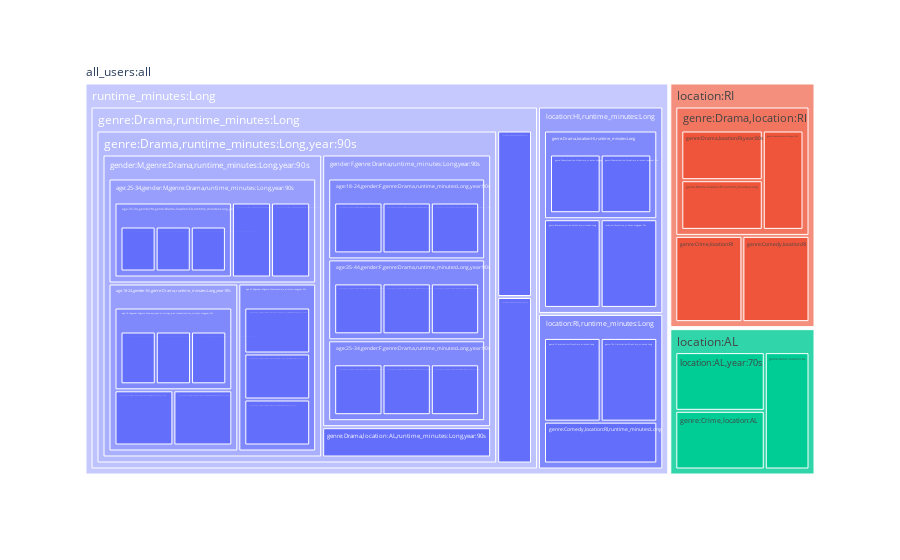

Source (notebook cell):
### Code cell
import plotly.graph_objects as go


def make_treemap_from_range(hs: list[HypothesisRow], start: int, end: int) -> go.Figure:
    df = hs[start].get_parent_child_df()
    for h in hs[start + 1:end]:
        df = add_subroot_to_df(df, h)
    return px.treemap(names=df["child"], parents=df["parent"])


full_hypotheses = HypothesisRow.df_to_list(df)
fig = make_treemap_from_range(full_hypotheses, 0, 20)
fig.show()

### Figure 1 — Plotly figure (JSON) as saved in the notebook; plotly's stock layout.template omitted (floating-point values rounded to 4 significant figures)
{"data": [{"domain": {"x": [0, 1], "y": [0, 1]}, "hovertemplate": "label=%{label}<br>parent=%{parent}<extra></extra>", "labels": ["all_users:all", "runtime_minutes:Long", "location:AL", "location:RI", "location:HI,runtime_minutes:Long", "location:RI,runtime_minutes:Long", "genre:Drama,runtime_minutes:Long", "genre:Drama,runtime_minutes:Long,year:90s", "genre:Drama,location:NE,runtime_minutes:Long", "genre:Drama,location:AL,runtime_minutes:Long", "gender:F,genre:Drama,runtime_minutes:Long,year:90s", "gender:M,genre:Drama,runtime_minutes:Long,year:90s", "genre:Drama,location:AL,runtime_minutes:Long,year:90s", "age:25-34,gender:M,genre:Drama,runtime_minutes:Long,year:90s", "age:35-44,gender:M,genre:Drama,runtime_minutes:Long,year:90s", "age:18-24,gender:M,genre:Drama,runtime_minutes:Long,year:90s", "age:18-24,gender:F,genre:Drama,runtime_minutes:Long,year:90s", "age:35-44,gender:F,genre:Drama,runtime_minutes:Long,year:90s", "age:25-34,gender:F,genre:Drama,runtime_minutes:Long,year:90s", "age:18-24,gender:M,genre:Drama,occupation:other,runtime_minutes:Long,year:90s", "age:18-24,gender:M,genre:Drama,occupation:programmer,runtime_minutes:Long,year:90s", "age:18-24,gender:M,genre:Drama,occupation:college-grad student,runtime_minutes:Long,year:90s", "age:18-24,gender:F,genre:Drama,location:NY,runtime_minutes:Long,year:90s", "age:18-24,gender:F,genre:Drama,occupation:other,runtime_minutes:Long,year:90s", "age:18-24,gender:F,genre:Drama,occupation:college-grad student,runtime_minutes:Long,year:90s", "age:35-44,gender:M,genre:Drama,occupation:executive-managerial,runtime_minutes:Long,year:90s", "age:35-44,gender:M,genre:Drama,occupation:technician-engineer,runtime_minutes:Long,year:90s", "age:35-44,gender:M,genre:Drama,occupation:other,runtime_minutes:Long,year:90s", "age:25-34,gender:M,genre:Drama,location:NY,runtime_minutes:Long,year:90s", "age:25-34,gender:M,genre:Drama,location:CA,runtime_minutes:Long,year:90s", "age:25-34,gender:M,genre:Drama,location:MN,runtime_minutes:Long,year:90s", "age:25-34,gender:M,genre:Drama,location:CA,occupation:technician-engineer,runtime_minutes:Long,year:90s", "age:25-34,gender:M,genre:Drama,location:CA,occupation:programmer,runtime_minutes:Long,year:90s", "age:25-34,gender:M,genre:Drama,location:CA,occupation:executive-managerial,runtime_minutes:Long,year:90s", "age:35-44,gender:F,genre:Drama,location:MN,runtime_minutes:Long,year:90s", "age:35-44,gender:F,genre:Drama,location:CA,runtime_minutes:Long,year:90s", "age:35-44,gender:F,genre:Drama,location:NY,runtime_minutes:Long,year:90s", "age:25-34,gender:F,genre:Drama,location:CA,runtime_minutes:Long,year:90s", "age:25-34,gender:F,genre:Drama,location:IL,runtime_minutes:Long,year:90s", "age:25-34,gender:F,genre:Drama,location:MN,runtime_minutes:Long,year:90s", "age:18-24,gender:M,genre:Drama,location:OH,occupation:college-grad student,runtime_minutes:Long,year:90s", "age:18-24,gender:M,genre:Drama,location:NY,occupation:college-grad student,runtime_minutes:Long,year:90s", "age:18-24,gender:M,genre:Drama,location:CA,occupation:college-grad student,runtime_minutes:Long,year:90s", "location:AL,year:70s", "genre:Crime,location:AL", "genre:Action,location:AL", "genre:Romance,location:HI,runtime_minutes:Long", "genre:Drama,location:HI,runtime_minutes:Long", "location:HI,runtime_minutes:Long,year:70s", "genre:Crime,location:RI,runtime_minutes:Long", "genre:Thriller,location:RI,runtime_minutes:Long", "genre:Comedy,location:RI,runtime_minutes:Long", "genre:Drama,location:HI,runtime_minutes:Long,year:80s", "genre:Drama,location:HI,runtime_minutes:Long,year:90s", "genre:Crime,location:RI", "genre:Comedy,location:RI", "genre:Drama,location:RI", "genre:Drama,location:RI,year:80s", "genre:Drama,location:RI,runtime_minutes:Long", "genre:Drama,location:RI,year:90s"], "name": "", "parents": ["", "all_users:all", "all_users:all", "all_users:all", "runtime_minutes:Long", "runtime_minutes:Long", "runtime_minutes:Long", "genre:Drama,runtime_minutes:Long", "genre:Drama,runtime_minutes:Long", "genre:Drama,runtime_minutes:Long", "genre:Drama,runtime_minutes:Long,year:90s", "genre:Drama,runtime_minutes:Long,year:90s", "genre:Drama,runtime_minutes:Long,year:90s", "gender:M,genre:Drama,runtime_minutes:Long,year:90s", "gender:M,genre:Drama,runtime_minutes:Long,year:90s", "gender:M,genre:Drama,runtime_minutes:Long,year:90s", "gender:F,genre:Drama,runtime_minutes:Long,year:90s", "gender:F,genre:Drama,runtime_minutes:Long,year:90s", "gender:F,genre:Drama,runtime_minutes:Long,year:90s", "age:18-24,gender:M,genre:Drama,runtime_minutes:Long,year:90s", "age:18-24,gender:M,genre:Drama,runtime_minutes:Long,year:90s", "age:18-24,gender:M,genre:Drama,runtime_minutes:Long,year:90s", "age:18-24,gender:F,genre:Drama,runtime_minutes:Long,year:90s", "age:18-24,gender:F,genre:Drama,runtime_minutes:Long,year:90s", "age:18-24,gender:F,genre:Drama,runtime_minutes:Long,year:90s", "age:35-44,gender:M,genre:Drama,runtime_minutes:Long,year:90s", "age:35-44,gender:M,genre:Drama,runtime_minutes:Long,year:90s", "age:35-44,gender:M,genre:Drama,runtime_minutes:Long,year:90s", "age:25-34,gender:M,genre:Drama,runtime_minutes:Long,year:90s", "age:25-34,gender:M,genre:Drama,runtime_minutes:Long,year:90s", "age:25-34,gender:M,genre:Drama,runtime_minutes:Long,year:90s", "age:25-34,gender:M,genre:Drama,location:CA,runtime_minutes:Long,year:90s", "age:25-34,gender:M,genre:Drama,location:CA,runtime_minutes:Long,year:90s", "age:25-34,gender:M,genre:Drama,location:CA,runtime_minutes:Long,year:90s", "age:35-44,gender:F,genre:Drama,runtime_minutes:Long,year:90s", "age:35-44,gender:F,genre:Drama,runtime_minutes:Long,year:90s", "age:35-44,gender:F,genre:Drama,runtime_minutes:Long,year:90s", "age:25-34,gender:F,genre:Drama,runtime_minutes:Long,year:90s", "age:25-34,gender:F,genre:Drama,runtime_minutes:Long,year:90s", "age:25-34,gender:F,genre:Drama,runtime_minutes:Long,year:90s", "age:18-24,gender:M,genre:Drama,occupation:college-grad student,runtime_minutes:Long,year:90s", "age:18-24,gender:M,genre:Drama,occupation:college-grad student,runtime_minutes:Long,year:90s", "age:18-24,gender:M,genre:Drama,occupation:college-grad student,runtime_minutes:Long,year:90s", "location:AL", "location:AL", "location:AL", "location:HI,runtime_minutes:Long", "location:HI,runtime_minutes:Long", "location:HI,runtime_minutes:Long", "location:RI,runtime_minutes:Long", "location:RI,runtime_minutes:Long", "location:RI,runtime_minutes:Long", "genre:Drama,location:HI,runtime_minutes:Long", "genre:Drama,location:HI,runtime_minutes:Long", "location:RI", "location:RI", "location:RI", "genre:Drama,location:RI", "genre:Drama,location:RI", "genre:Drama,location:RI"], "type": "treemap"}], "layout": {"legend": {"tracegroupgap": 0}, "margin": {"t": 60}}}
